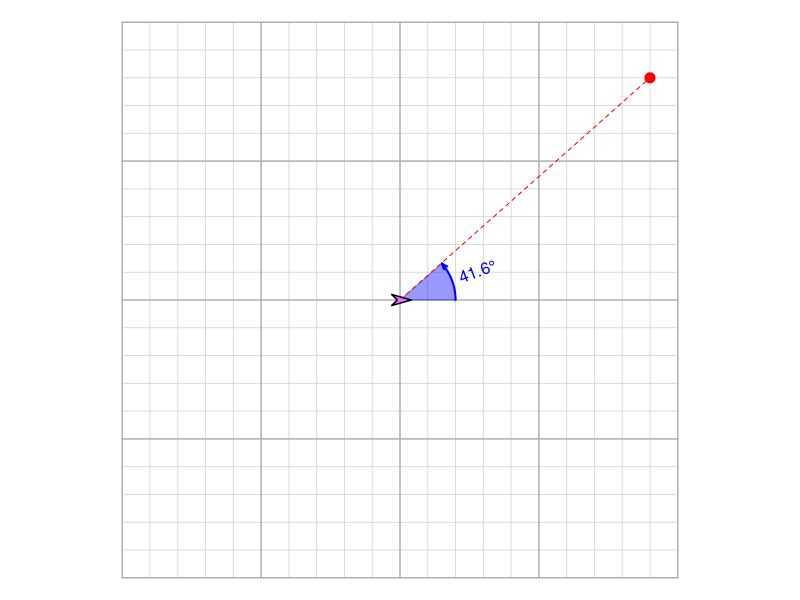

Recreate this plot in R.
## ---- chunk 1
xy = sample(2:9,2)*sample(c(-1,1),2,T)
x = xy[1]
y = xy[2]
th = atan2(y,x)
deg = th/pi*180
degpr = sprintf("%.01f",abs(deg))
ans1 = abs(round(deg,1))
ach1 = ans1+(0:5-sample(0:5,1))*0.3
al1 = paste0("* ",sprintf("%.01f°",ach1),collapse="\n")
sol1 = paste0(1*(ach1==ans1),collapse="")

ach2 = c("clockwise","counterclockwise")
ans2 = ach2[round(sign(deg)/2+1.5)]
sol2 = paste0(1*(ach2==ans2),collapse="")
al2 = paste0("* ",ach2,collapse="\n")

## ---- chunk 2
par(mar=c(0,0,0,0),pty="s")
plot(0,0,"n",xlim=c(-10,10),ylim=c(-10,10),axes=F,ann=F)
for(i in -10:10){
    lines(c(i,i),c(-10,10),col="lightgrey",lwd=0.8)
    lines(c(-10,10),c(i,i),col="lightgrey",lwd=0.8)
}
for(i in seq(-10,10,5)){
    lines(c(i,i),c(-10,10),col="darkgrey",lwd=1.2)
    lines(c(-10,10),c(i,i),col="darkgrey",lwd=1.2)
}


points(x,y,pch=20,cex=2,col="red")

ths = seq(0,th,pi/180*sign(th))
n = length(ths)

xs = 2*cos(ths)
ys = 2*sin(ths)
polygon(c(0,xs),c(0,ys),col=rgb(0,0,1,0.4),border="blue",lwd=0.4)
lines(xs,ys,col="blue",lwd=2)
text(2*cos(th/2),2*sin(th/2),paste0(degpr,"°"),col="blue",srt=(deg/2+90)%%180-90,
     adj=c(0.5-0.7*sign(cos(th/2)),0.5))

lines(c(0,x),c(0,y),col="red",lty=2)
arrows(xs[n-1],ys[n-1],xs[n],ys[n],0.06,20,col="blue",lwd=2)

polygon(c(0.4,-0.3,-0.1,-0.3),c(0,0.2,0,-0.2),col=rgb(1,0.4,1),border="black",lwd=1.5)
